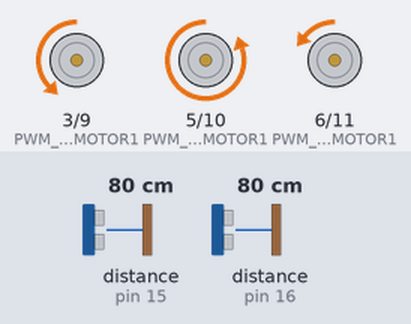
A sketch run on a simulated Arduino Pro Mini, built with avr-gcc and run on an emulated ATmega328P. Parts: motor-driver pin pairs drawn as motors (green arrow = first pin HIGH = forward, orange = second pin HIGH = backward, longer = more drive). Wiring (inferred from the names in the program): 2 × range finder with pulse-width output: data pin 15 / data pin 16. Inputs (shaded band) come from the test bench; at power-on: distance to the obstacle (sensors on pin 15, pin 16) 80 cm.

Above: at 2.3 s.
At 2.4 s:
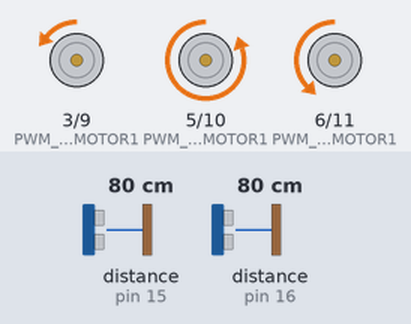
At 2.5 s:
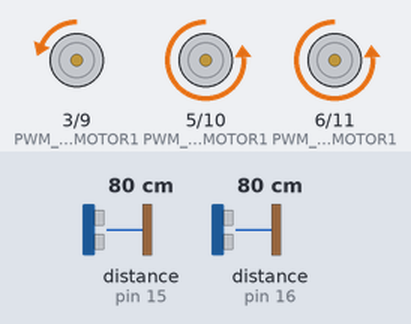
At 2.7 s:
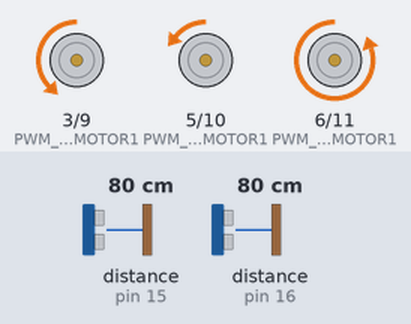
At 2.9 s:
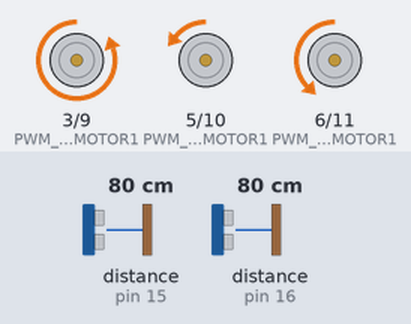
At 3.15 s:
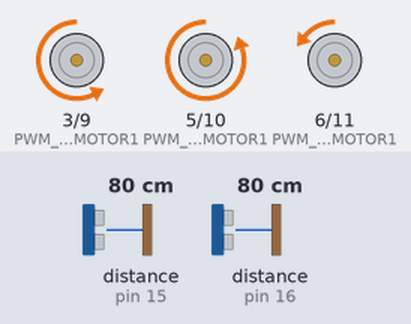
Timing chart, 0 to 5.3 s (numbered marks = the images above):
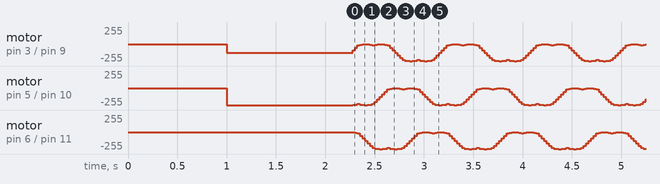

Measured:
- by itself, motor on pin 3 (PWM_A_MOTOR1) / pin 9 (PWM_A_MOTOR2), motor on pin 5 (PWM_B_MOTOR1) / pin 10 (PWM_B_MOTOR2), motor on pin 6 (PWM_C_MOTOR1) / pin 11 (PWM_C_MOTOR2): moves between backward 255/255 and backward 1/255, repeating every 0.91 s

The sketch:

Flywheel1.ino
```cpp
// code based on
// http://www.berryjam.eu/2015/04/driving-bldc-gimbals-at-super-slow-speeds-with-arduino/
//
// uses Martinez gimbal controller driver boards
// see: https://github.com/owhite/brushless_gimbal_motor/blob/master/docs/BGC.pdf
//
// these defines are relevant to those boards.

#include "PinChangeInt.h"

//////////////
#define MOTOR_CHOICE 2 // motor 1 uses pin 3,5,6. Timer for pin5,6 is used by micros().
#define pwrOnCtrlVal 0
//
#define PWM_A_MOTOR1 3    // ATMEGA328p DIGITAL_3, IC_PIN1
#define PWM_B_MOTOR1 5    // ATMEGA328p DIGITAL_5, IC_PIN9
#define PWM_C_MOTOR1 6    // ATMEGA328p DIGITAL_6, IC_PIN10
//
#define PWM_A_MOTOR2 9    // ATMEGA328p DIGITAL_9, IC_PIN13
#define PWM_B_MOTOR2 10   // ATMEGA328p DIGITAL_10, IC_PIN14
#define PWM_C_MOTOR2 11   // ATMEGA328p DIGITAL_11, IC_PIN15
//////////////

typedef enum{
  ANGLE_SENSOR_PWM = 0,
  FC_CTRL_PWM,
  PWM_INPUT_COUNT
} etPWMinputSrc;

// These bit flags are set in bUpdateFlagsShared to indicate which
// channels have new signals
#define ANGLE_SENSOR_FLAG (1<<ANGLE_SENSOR_PWM)
#define FC_CTRL_FLAG (1<<FC_CTRL_PWM)

const int stepbegin = 210; // start
const int stepsize = -10;
const int target = -210;
int CtrlValCurrAngle = 0; // the ctrl value for the measured current angular position
int CurrCtrlVal = 0; // currently applied ctrl setting value for BLDC anglular control
volatile uint8_t bUpdateFlagsShared = 0;

volatile uint32_t prev_time[PWM_INPUT_COUNT] = {0,0};
volatile uint16_t pwm_valueShared[PWM_INPUT_COUNT] = {0,0};
volatile uint16_t pwm_value[PWM_INPUT_COUNT] = {0,0};
volatile float fPWMangle = 0.0f;
volatile bool resetReq = true;
volatile uint16_t angleSensorRdCnt = 0; // this is the count used to determine whether FC has been in the disarm status.
volatile uint16_t lastangleSensorRdCnt = 0; // if the current angleSensorRdCnt is far from lastangleSensorRdCnt, we assume user disarm the FC hence no PWM ctrl signal for a while

#define ANGLE_SENSOR_PWM_READING_PIN 15 // 15 == A1
#define FC_CTRL_PWM_INPUT_PIN 16 // 16 == A2, Analog Pin 2, Max Dig Pin=13, A0 is 14, therefore A2 is 16
uint8_t PWM_read_pin[PWM_INPUT_COUNT] = {ANGLE_SENSOR_PWM_READING_PIN,FC_CTRL_PWM_INPUT_PIN}; // unit is 0.5uS, since we decrease the timer0 prescale factor by 8(fiiner), and div the reading by 4. delay: 1/8ms
uint8_t interrupted_pin;

#define sineArraySize 360
const int pwmSin[sineArraySize] = {128, 132, 136, 140, 143, 147, 151, 155, 159, 162, 166,
		      170, 174, 178, 181, 185, 189, 192, 196, 200, 203, 207,
		      211, 214, 218, 221, 225, 228, 232, 235, 238, 239, 240,
		      241, 242, 243, 244, 245, 246, 247, 248, 248, 249, 250,
		      250, 251, 252, 252, 253, 253, 253, 254, 254, 254, 255,
		      255, 255, 255, 255, 255, 255, 255, 255, 255, 255, 255,
		      255, 254, 254, 254, 253, 253, 253, 252, 252, 251, 250,
		      250, 249, 248, 248, 247, 246, 245, 244, 243, 242, 241,
		      240, 239, 238, 239, 240, 241, 242, 243, 244, 245, 246,
		      247, 248, 248, 249, 250, 250, 251, 252, 252, 253, 253,
		      253, 254, 254, 254, 255, 255, 255, 255, 255, 255, 255,
		      255, 255, 255, 255, 255, 255, 254, 254, 254, 253, 253,
		      253, 252, 252, 251, 250, 250, 249, 248, 248, 247, 246,
		      245, 244, 243, 242, 241, 240, 239, 238, 235, 232, 228,
		      225, 221, 218, 214, 211, 207, 203, 200, 196, 192, 189,
		      185, 181, 178, 174, 170, 166, 162, 159, 155, 151, 147,
		      143, 140, 136, 132, 128, 124, 120, 116, 113, 109, 105,
		      101, 97, 94, 90, 86, 82, 78, 75, 71, 67, 64, 60, 56, 53,
		      49, 45, 42, 38, 35, 31, 28, 24, 21, 18, 17, 16, 15,
		      14, 13, 12, 11, 10, 9, 8, 8, 7, 6, 6, 5, 4, 4, 3, 3, 3,
		      2, 2, 2, 1, 1, 1, 1, 1, 1, 1, 1, 1, 1, 1, 1, 1, 2, 2, 2,
		      3, 3, 3, 4, 4, 5, 6, 6, 7, 8, 8, 9, 10, 11, 12, 13, 14,
		      15, 16, 17, 18, 17, 16, 15, 14, 13, 12, 11, 10, 9, 8, 8,
		      7, 6, 6, 5, 4, 4, 3, 3, 3, 2, 2, 2, 1, 1, 1, 1, 1, 1, 1,
		      1, 1, 1, 1, 1, 1, 2, 2, 2, 3, 3, 3, 4, 4, 5, 6, 6, 7, 8,
		      8, 9, 10, 11, 12, 13, 14, 15, 16, 17, 18, 21, 24, 28, 31,
		      35, 38, 42, 45, 49, 53, 56, 60, 64, 67, 71, 75, 78, 82,
		      86, 90, 94, 97, 101, 105, 109, 113, 116, 120, 124};

int phaseShift = sineArraySize / 3;
int currentStepA = 0;
int currentStepB = currentStepA + phaseShift;
int currentStepC = currentStepB + phaseShift;

uint32_t loopindex = 0;

void CalcPwm(etPWMinputSrc PWMsrc)
{
  // if the pin is high, its a rising edge of the signal pulse, so lets record its value
  if(digitalRead(PWM_read_pin[PWMsrc]) == HIGH)
  {
    prev_time[PWMsrc] = micros();
  }
  else
  {
    // else it must be a falling edge, so lets get the time and subtract the time of the rising edge
    // this gives use the time between the rising and falling edges i.e. the pulse duration.
    pwm_valueShared[PWMsrc] = (uint16_t)(micros() - prev_time[PWMsrc]);
    // use set the throttle flag to indicate that a new throttle signal has been received
    bUpdateFlagsShared |= (1<<PWMsrc);
  }
}

void CalcFcCtrlPwm()
{
  if (angleSensorRdCnt - lastangleSensorRdCnt > 100)
  {
    resetReq = true;
  }
  lastangleSensorRdCnt = angleSensorRdCnt;
  CalcPwm(FC_CTRL_PWM);
}

void CalcAngleSensorPwmReading()
{
  angleSensorRdCnt ++;
  CalcPwm(ANGLE_SENSOR_PWM);
}

void setup() {
  Serial.begin(115200);
  initBGC();
  delay(8000);
  pinMode(FC_CTRL_PWM_INPUT_PIN, INPUT);
  digitalWrite(FC_CTRL_PWM_INPUT_PIN, HIGH);
  PCintPort::attachInterrupt(FC_CTRL_PWM_INPUT_PIN, CalcFcCtrlPwm, CHANGE);

  pinMode(ANGLE_SENSOR_PWM_READING_PIN, INPUT);
  digitalWrite(ANGLE_SENSOR_PWM_READING_PIN, HIGH);
  PCintPort::attachInterrupt(ANGLE_SENSOR_PWM_READING_PIN, CalcAngleSensorPwmReading, CHANGE);

  setMotorPosition(MOTOR_CHOICE, pwrOnCtrlVal, 255);
  delay(10000);
  resetReq = true;
}


void loop()
{
  // create local variables to hold a local copies of the channel inputs
  // these are declared static so that thier values will be retained
  // between calls to loop.
  static uint16_t unThrottleIn;
  static uint16_t unSteeringIn;
  static uint16_t unAuxIn;
  // local copy of update flags
  static uint8_t bUpdateFlags;

  if (resetReq)
  {
    resetReq = false;
    #define FLYWHEEL_STANDBY_POS 300 // 550 is vertical location. Since vehicle leans towards one side at rest, we want the flywheel to be non-level, so as to increase the moveable range
    int AlignCtrlGoal = (int)(((int)pwm_valueShared[ANGLE_SENSOR_PWM]/4 - FLYWHEEL_STANDBY_POS)*(float)2.80419877);
    const int AlignStepCtrlVal = 10;
    int currAlignCtrlVal = pwrOnCtrlVal;
    while(true)
    {
      if (AlignCtrlGoal > 0)
      {
        currAlignCtrlVal += AlignStepCtrlVal;
        if (currAlignCtrlVal > AlignCtrlGoal)
        {
          currAlignCtrlVal = AlignCtrlGoal;
        }
      }
      else
      {
        currAlignCtrlVal -= AlignStepCtrlVal;
        if (currAlignCtrlVal < AlignCtrlGoal)
        {
          currAlignCtrlVal = AlignCtrlGoal;
        }
      }
      delay(200);
      setMotorPosition(MOTOR_CHOICE, currAlignCtrlVal, 255);
      if (currAlignCtrlVal == AlignCtrlGoal)
        break;
    }
    fPWMangle = (float)(pwm_valueShared[ANGLE_SENSOR_PWM])/4.0f;
  }

  // check shared update flags to see if any channels have a new signal
  if(bUpdateFlagsShared)
  {
    noInterrupts(); // turn interrupts off quickly while we take local copies of the shared variables

    // take a local copy of which channels were updated in case we need to use this in the rest of loop
    bUpdateFlags = bUpdateFlagsShared;

    // in the current code, the shared values are always populated
    // so we could copy them without testing the flags
    // however in the future this could change, so lets
    // only copy when the flags tell us we can.

    if(bUpdateFlags & ANGLE_SENSOR_FLAG)
    {
      const float LPFcoeff = 0.02;
      uint16_t u16Angleval = pwm_valueShared[ANGLE_SENSOR_PWM]>>2; // 2: micro() function last 2 bit const 0
      pwm_value[ANGLE_SENSOR_PWM] = u16Angleval;
      fPWMangle = (1.0f-LPFcoeff)*fPWMangle + LPFcoeff*(float)u16Angleval;
      //Serial.print(pwm_valueShared[ANGLE_SENSOR_PWM]>>2);
      //Serial.print(" ");
      //Serial.println(pwm_value[ANGLE_SENSOR_PWM]);
    }

    if(bUpdateFlags & FC_CTRL_FLAG)
    {
      pwm_value[FC_CTRL_PWM] = pwm_valueShared[FC_CTRL_PWM]>>2;
    }

    // clear shared copy of updated flags as we have already taken the updates
    // we still have a local copy if we need to use it in bUpdateFlags
    bUpdateFlagsShared = 0;

    interrupts(); // we have local copies of the inputs, so now we can turn interrupts back on
    // as soon as interrupts are back on, we can no longer use the shared copies, the interrupt
    // service routines own these and could update them at any time. During the update, the
    // shared copies may contain junk. Luckily we have our local copies to work with :-)
  }

  // do any processing from here onwards
  // only use the local values unAuxIn, unThrottleIn and unSteeringIn, the shared
  // variables unAuxInShared, unThrottleInShared, unSteeringInShared are always owned by
  // the interrupt routines and should not be used in loop

  // the following code provides simple pass through
  // this is a good initial test, the Arduino will pass through
  // receiver input as if the Arduino is not there.
  // This should be used to confirm the circuit and power
  // before attempting any custom processing in a project.

  // we are checking to see if the channel value has changed, this is indicated
  // by the flags. For the simple pass through we don't really need this check,
  // but for a more complex project where a new signal requires significant processing
  // this allows us to only calculate new values when we have new inputs, rather than
  // on every cycle.
  if(bUpdateFlags & ANGLE_SENSOR_FLAG)
  {
    CtrlValCurrAngle = (int)(-2.80419877*(float)fPWMangle+1450.10954);
  }

#if false
  loopindex ++;
  if (loopindex%1000 == 0)
#else
  if(bUpdateFlags & FC_CTRL_FLAG) // when FC is not ARMED, no FC PWM ctrl pulse, therefore no BLDC torque produced when resting.
#endif
  {
    int16_t ctrl = (int16_t)pwm_value[FC_CTRL_PWM];
    const int FcCtrlNeutral = 3034;

#define ElectricalPhase 90
#if false // true false
    CurrCtrlVal = CtrlValCurrAngle - ElectricalPhase; // rotate to the right
#else
    int16_t FcCmd = (ctrl-FcCtrlNeutral)/20;
    CurrCtrlVal = CtrlValCurrAngle + ((FcCmd>ElectricalPhase)?ElectricalPhase:(FcCmd<-ElectricalPhase)?-ElectricalPhase:FcCmd); // 3034*0.5uS=1517uS, joystick center location. Full range: 2000 to 4000
#endif
    setMotorPosition(MOTOR_CHOICE, CurrCtrlVal, 255);
  }

  bUpdateFlags = 0;
}

void setMotorPosition(int motor, int position, int power) {
  //Serial.println(position);
  if (position >= 0)
  {
    position = position%360;
  }
  else
  {
    position = -position;
    position %= 360;
    position = 360 - position;
  }

  //Serial.println(position);
  int pin1, pin2, pin3;
  int pwm_a, pwm_b, pwm_c;

  power = constrain(power, 0, 255); // if only it were that easy

  if (motor == 1) {
    pin1 = PWM_A_MOTOR1;
    pin2 = PWM_B_MOTOR1;
    pin3 = PWM_C_MOTOR1;
  }
  if (motor == 2) {
    pin1 = PWM_A_MOTOR2;
    pin2 = PWM_B_MOTOR2;
    pin3 = PWM_C_MOTOR2;
  }

  // get number from the sin table, change amplitude from max
  pwm_a = (pwmSin[(position + currentStepA) % 360]) * (power / 255.0);
  pwm_b = (pwmSin[(position + currentStepB) % 360]) * (power / 255.0);
  pwm_c = (pwmSin[(position + currentStepC) % 360]) * (power / 255.0);

  analogWrite(pin1, pwm_a);
  analogWrite(pin2, pwm_b);
  analogWrite(pin3, pwm_c);
}

void initBGC() {
  // sets the speed of PWM signals.
  // micros() uses Timer0, if modified, micros() return value won't be in uS.
  // The Arduino uses Timer 0 internally for the millis() and delay() functions http://www.righto.com/2009/07/secrets-of-arduino-pwm.html
  // https://playground.arduino.cc/Main/TimerPWMCheatsheet
  TCCR0B = TCCR0B & 0b11111000 | 0x02; // pins 6 and 5
  TCCR1B = TCCR1B & 0b11111000 | 0x01;   // pins 9 and 10
  TCCR2B = TCCR2B & 0b11111000 | 0x01;   // pins 11 and 3

  pinMode(PWM_A_MOTOR1, OUTPUT);
  pinMode(PWM_B_MOTOR1, OUTPUT);
  pinMode(PWM_C_MOTOR1, OUTPUT);

  pinMode(PWM_A_MOTOR2, OUTPUT);
  pinMode(PWM_B_MOTOR2, OUTPUT);
  pinMode(PWM_C_MOTOR2, OUTPUT);
}
```
